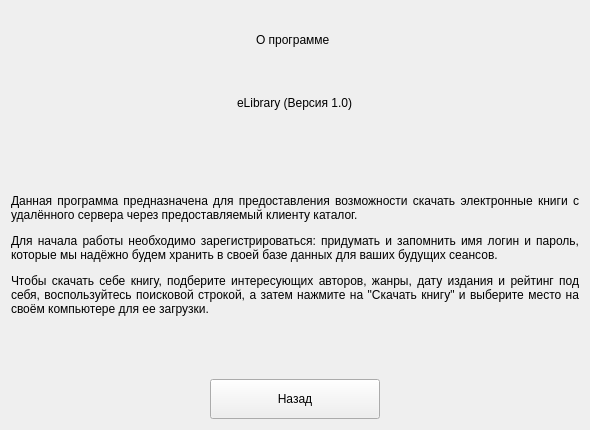
<?xml version="1.0" encoding="UTF-8"?>
<ui version="4.0">
 <class>Form</class>
 <widget class="QWidget" name="Form">
  <property name="geometry">
   <rect>
    <x>0</x>
    <y>0</y>
    <width>590</width>
    <height>430</height>
   </rect>
  </property>
  <property name="minimumSize">
   <size>
    <width>590</width>
    <height>430</height>
   </size>
  </property>
  <property name="maximumSize">
   <size>
    <width>590</width>
    <height>430</height>
   </size>
  </property>
  <property name="windowTitle">
   <string>О программе</string>
  </property>
  <layout class="QVBoxLayout" name="verticalLayout">
   <item alignment="Qt::AlignHCenter|Qt::AlignVCenter">
    <widget class="QLabel" name="label">
     <property name="text">
      <string>О программе </string>
     </property>
    </widget>
   </item>
   <item alignment="Qt::AlignHCenter|Qt::AlignVCenter">
    <widget class="QLabel" name="label_2">
     <property name="text">
      <string>eLibrary (Версия 1.0)</string>
     </property>
    </widget>
   </item>
   <item>
    <widget class="QLabel" name="label_3">
     <property name="minimumSize">
      <size>
       <width>0</width>
       <height>235</height>
      </size>
     </property>
     <property name="text">
      <string>&lt;html&gt;&lt;head/&gt;&lt;body&gt;&lt;p align=&quot;justify&quot;&gt;Данная программа предназначена для предоставления возможности скачать электронные книги с удалённого сервера через предоставляемый клиенту каталог.&lt;/p&gt;&lt;p align=&quot;justify&quot;&gt;Для начала работы необходимо зарегистрироваться: придумать и запомнить имя логин и пароль, которые мы надёжно будем хранить в своей базе данных для ваших будущих сеансов.&lt;/p&gt;&lt;p align=&quot;justify&quot;&gt;Чтобы скачать себе книгу, подберите интересующих авторов, жанры, дату издания и рейтинг под себя, воспользуйтесь поисковой строкой, а затем нажмите на &amp;quot;Скачать книгу&amp;quot; и выберите место на своём компьютере для ее загрузки.&lt;/p&gt;&lt;/body&gt;&lt;/html&gt;</string>
     </property>
     <property name="scaledContents">
      <bool>false</bool>
     </property>
     <property name="wordWrap">
      <bool>true</bool>
     </property>
    </widget>
   </item>
   <item alignment="Qt::AlignHCenter">
    <widget class="QPushButton" name="back_btn">
     <property name="minimumSize">
      <size>
       <width>170</width>
       <height>40</height>
      </size>
     </property>
     <property name="text">
      <string>Назад</string>
     </property>
    </widget>
   </item>
  </layout>
 </widget>
 <resources/>
 <connections/>
</ui>
